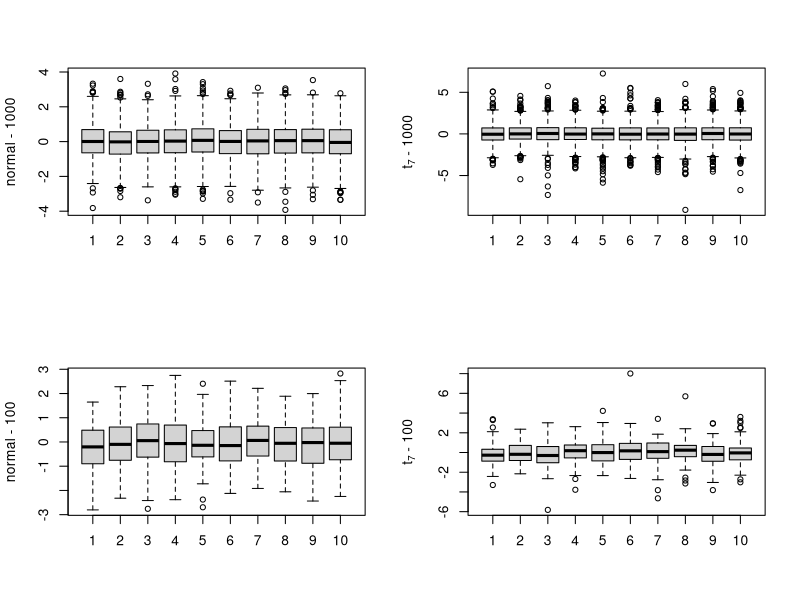
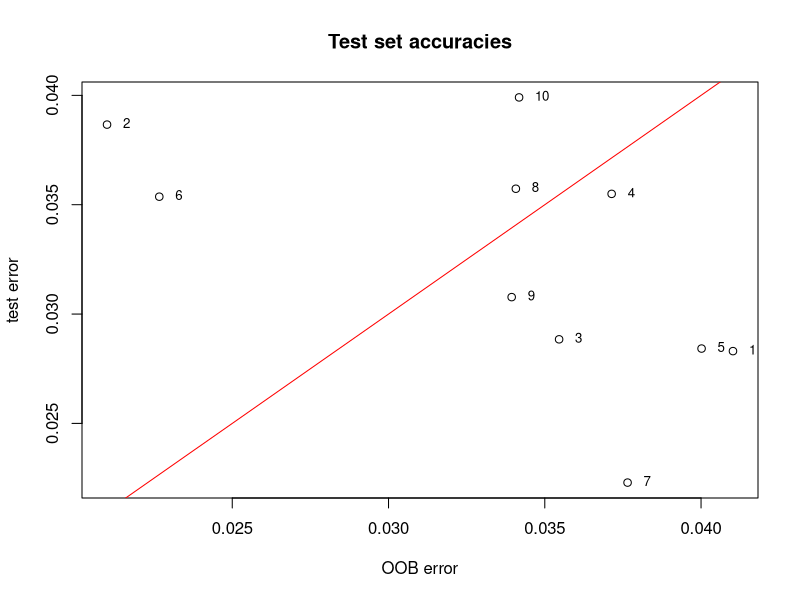

These figures' R source, in order:
## ---- chunk 1
knitr::opts_chunk$set(fig.align = 'center', warning=FALSE, message=FALSE, fig.asp=0.625, dev='png', global.par = TRUE, dev.args=list(pointsize=10), fig.path = 'figs/')
## ---- chunk 2
library(knitr)
local({
  hook_plot = knit_hooks$get('plot')
  knit_hooks$set(plot = function(x, options) {
    paste0('\n\n----\n\n', hook_plot(x, options))
  })
})
## ---- chunk 3
oldpar <- par(mfrow=c(2,2))

tenfold1000 <- rep(1:10, rep(1000,10))

boxplot(split(rnorm(1000*10), tenfold1000), ylab="normal - 1000")
boxplot(split(rt(1000*10, 7), tenfold1000),
    ylab=expression(t[7]*" - 1000"))

tenfold100 <- rep(1:10, rep(100, 10))

boxplot(split(rnorm(100*10), tenfold100), ylab="normal - 100")
boxplot(split(rt(100*10, 7), tenfold100),
    ylab=expression(t[7]*" - 100"))

par(oldpar)

## ---- chunk 4
library(MASS)

sapply(MASS::biopsy, function(x)sum(is.na(x)))
biops <- na.omit(MASS::biopsy[,-1])    # Column 1 is ID

## Examine list element names in randomForest object
names(randomForest::randomForest(class~., data=biops))

sapply(MASS::biopsy, function(x)sum(is.na(x)))
biops <- na.omit(MASS::biopsy[,-1])    # Column 1 is ID

## Examine list element names in randomForest object
names(randomForest::randomForest(class~ ., data=biops))

## ---- chunk 5
## Repeated runs, note variation in OOB accuracy.
OOBerr <- c()
for(i in 1:10) {
  biops.rf  <- randomForest::randomForest(class~ ., data=biops)
  OOBerr[i] <- mean(biops.rf$err.rate[,"OOB"])
  
  print(paste(i, ": OOB err = ", round(OOBerr[i], 4), sep=""))
  print(round(biops.rf$confusion, 4))
}
## ---- chunk 6
print(paste("The mean is", round(mean(OOBerr), 5), "while the variance is", round(var(OOBerr), 9)))
## ---- chunk 7
## Repeated train/test splits: OOB accuracy vs test set accuracy.
oobErr <- c()
testErr <- c()
for(i in 1:10){
  trRows <- sample(1:dim(biops)[1], size=round(dim(biops)[1]/2))
  
  biops.rf <- randomForest::randomForest(class~ ., data=biops[trRows, ],
    xtest=biops[-trRows,-10],
    ytest=biops[-trRows,10])
  
  oobErr[i] <- mean(biops.rf$err.rate[,"OOB"])
  testErr[i] <- mean(biops.rf$test$err.rate[,"Test"])
  
  print(round(c(oobErr[i],testErr[i]),4))
}
## ---- chunk 8
print(paste("The mean of the OOB error is", round(mean(oobErr), 5), "while the maen of the test error is", round(mean(testErr), 5)))
## ---- chunk 9
plot(oobErr,testErr, xlab="OOB error", ylab="test error", main = "Test set accuracies")
text(x=oobErr, y=testErr, labels=seq(1, length(oobErr), 1), pos=4, offset=0.8, cex=0.8)
abline(0, 1, col="red")
## ---- chunk 10
randomForest::randomForest(class~ ., data=biops, xtest=biops[,-10], ytest=biops[,10])
